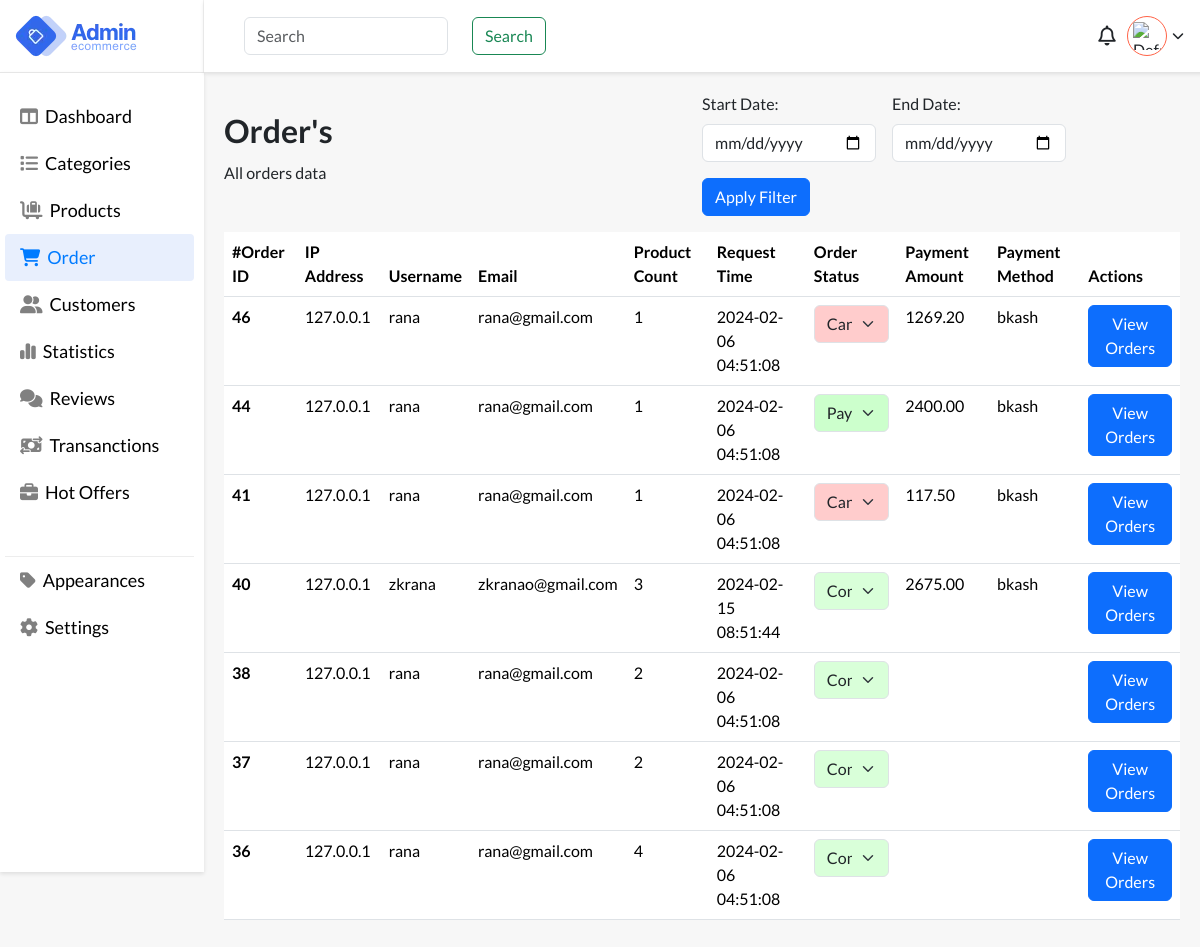
The page /files/Orders.php (signed in) on the database its author committed.
### tables this page shows
CREATE TABLE `payments` (
  `payment_id` int(11) NOT NULL,
  `order_id` int(11) NOT NULL,
  `payment_amount` decimal(10,2) NOT NULL,
  `payment_date` timestamp NOT NULL DEFAULT current_timestamp(),
  `payment_method` varchar(255) NOT NULL,
  `transanction_code` varchar(255) NOT NULL,
  `status` varchar(50) NOT NULL,
  `user_id` int(11) NOT NULL
);

CREATE TABLE `orders` (
  `id` int(11) NOT NULL,
  `user_id` int(11) DEFAULT NULL,
  `product_id` int(11) DEFAULT NULL,
  `quantity` int(11) DEFAULT NULL,
  `total_price` decimal(10,2) DEFAULT NULL,
  `order_date` timestamp NOT NULL DEFAULT current_timestamp(),
  `order_status_id` int(11) DEFAULT NULL
);

CREATE TABLE `customers` (
  `id` int(11) NOT NULL,
  `ip_address` varchar(45) NOT NULL,
  `username` varchar(255) NOT NULL,
  `password` varchar(255) NOT NULL,
  `email` varchar(255) NOT NULL,
  `photo` varchar(255) NOT NULL,
  `request_time` timestamp NOT NULL DEFAULT current_timestamp(),
  `first_name` varchar(255) DEFAULT NULL,
  `last_name` varchar(255) DEFAULT NULL,
  `billing_address` varchar(255) DEFAULT NULL,
  `city` varchar(255) DEFAULT NULL,
  `state` varchar(255) DEFAULT NULL,
  `postal_code` varchar(20) DEFAULT NULL,
  `country` varchar(255) DEFAULT NULL,
  `phone_number` varchar(20) DEFAULT NULL
);

### files/Orders.php (the view, shortened to what this page needs)
<?php
require_once "../auth/db-connection/config.php";
$userId = $_SESSION["id"];
$sql = "SELECT profile_photo FROM admin_users WHERE id = :userId";
if ($stmt = $connection->prepare($sql)) {
    $stmt->bindParam(":userId", $userId, PDO::PARAM_INT);
    if ($stmt->execute()) {
        $stmt->bindColumn("profile_photo", $profilePhoto);
    } else {
        echo "Oops! Something went wrong. Please try again later.";
    }
    unset($stmt);
}
?>
<!DOCTYPE html>
<html lang="en">
<head>
    <link href="https://cdn.jsdelivr.net/npm/bootstrap@5.3.2/dist/css/bootstrap.min.css" rel="stylesheet">
    <link rel="stylesheet" href="https://cdnjs.cloudflare.com/ajax/libs/font-awesome/6.5.1/css/all.min.css" />
    <link rel="stylesheet" href="../styling/style.css">
</head>
<body style="background:#f7f7f7;">
    <main>
        <div class="app-wrapper">
            <div class="app-sidebar">
                <div class="side-header flex pr-3">
                    <div class="logo flex">
                        <img src="images/logo.webp" alt="logo">
                    </div>
                </div>
                <div class="sidebard-nav">
                    <ul>
                        <li class="">
                            <a href="dashboard.php">
                                <i class="fa-solid fa-table-columns"></i>
                                <span class="block">Dashboard</span>
                            </a>
                        </li>
                        <li class="">
                            <a href="categories.php">
                                <i class="fa-solid fa-list"></i>
                                <span class="block">Categories</span>
                            </a>
                        </li>
                        <li>
                            <a href="products.php">
                               <i class="fa-solid fa-cart-flatbed-suitcase"></i>
                                <span class="block">Products</span>
                            </a>
                        </li>
                        <li class="active">
                            <a href="orders.php">
                                  <i class="fa-solid fa-cart-shopping"></i>
                                <span class="block">Order</span>
                            </a>
                        </li>
                        <li class="">
                            <a href="customers.php">
                                <i class="fa-solid fa-user-group"></i>
                                <span class="block">Customers</span>
                            </a>
                        </li>
                        <li>
                            <a href="">
                                <i class="fa-solid fa-chart-simple"></i>
                                <span class="block">Statistics</span>
                            </a>
                        </li>
                        <li>
                            <a href="">
                                <i class="fa-solid fa-comments"></i>
                                <span class="block">Reviews</span>
                            </a>
                        </li>
                        <li>
                            <a href="">
                                <i class="fa-solid fa-money-bill-transfer"></i>
                                <span class="block">Transanctions</span>
                            </a>
                        </li>
                        <li>
                            <a href="">
                                <i class="fa-solid fa-briefcase"></i>
                                <span class="block">Hot Offers</span>
                            </a>
                        </li>
                         <li class="devided-nav ">
                            <a href="appearance.php">
                                <i class="fa-solid fa-tag"></i>
                                <span class="block">Appearances</span>
                            </a>
                        </li>
                         <li>
                            <a href="settings.php">
                                <i class="fa-solid fa-gear"></i>
                                <span class="block">Settings</span>
                            </a>
                        </li>
                    </ul>
                </div>
            </div>
            <div class="header-body">
                <div class="user flex-end">
                    <div class="search">
                        <form class="d-flex gap-3" role="search">
                            <input class="form-control me-2" type="search" placeholder="Search" aria-label="Search">
                            <button class="btn btn-outline-success" type="submit">Search</button>
                        </form>
                    </div>
                    <div class="account">
                        <div class="notifications">
                            <i class="fa-regular fa-bell"></i>
                        </div>
                        <div class="wrap-u" onclick="toggleUserOptions()">
                            <div class="user-pro flex">
                                <?php if (isset($_SESSION["profile_photo"])) : ?>
                                    <img src="<?php echo $_SESSION["profile_photo"]; ?>" alt="Profile Photo">
                                <?php else : ?>
                                    <img src="default_profile_photo.jpg" alt="Default Profile Photo">
                                <?php endif; ?>
                            </div>
                            <i class="fa-solid fa-chevron-down"></i>
                        </div>
                    </div>
                </div>
                <?php
                function xorDecrypt($input, $key) {
                    $decodedInput = base64_decode($input);
                    $decrypted = '';
                    $keyLength = strlen($key);
                    for ($i = 0; $i < strlen($decodedInput); $i++) {
                        $decrypted .= $decodedInput[$i] ^ $key[$i % $keyLength];
                    }
                    return $decrypted;
                }
                if (isset($_GET['start_date']) && isset($_GET['end_date'])) {
                    $start_date = $_GET['start_date'];
                    $end_date = $_GET['end_date'];
                    $start_date = filter_var($start_date, FILTER_SANITIZE_STRING);
                    $end_date = filter_var($end_date, FILTER_SANITIZE_STRING);
                    $sql = "SELECT
                                orders.id AS order_id,
                                customers.id AS customer_id,
                                customers.ip_address,
                                customers.username,
                                customers.email,
                                customers.photo,
                                customers.request_time,
                                orders.quantity AS quantity,
                                orders.order_status_id AS order_status,
                                payments.payment_amount,
                                payments.payment_method
                            FROM customers
                            LEFT JOIN orders ON customers.id = orders.user_id
                            LEFT JOIN payments ON orders.id = payments.order_id
                            WHERE orders.order_date BETWEEN :start_date AND DATE_ADD(:end_date, INTERVAL 1 DAY)
                            ORDER BY orders.id DESC";
                    $stmt = $connection->prepare($sql);
                    $stmt->bindParam(':start_date', $start_date, PDO::PARAM_STR);
                    $stmt->bindParam(':end_date', $end_date, PDO::PARAM_STR);
                    $stmt->execute();
                } else {
                    $sql = "SELECT
                                orders.id AS order_id,
                                customers.id AS customer_id,
                                customers.ip_address,
                                customers.username,
                                customers.email,
                                customers.photo,
                                customers.request_time,
                                orders.quantity AS quantity,
                                orders.order_status_id AS order_status,
                                payments.payment_amount,
                                payments.payment_method
                            FROM customers
                            LEFT JOIN orders ON customers.id = orders.user_id
                            LEFT JOIN payments ON orders.id = payments.order_id
                            ORDER BY orders.id DESC";
                    $stmt = $connection->query($sql);
                }
                ?>
                <div class="h-container">
                    <div class="main">
                        <div class="order-filter">
                            <div class="heading">
                                <h1 class="page-heading">Order's</h1>
                                <p>All orders data</p>
                            </div>
                            <div class="filter-wrapper">
                                <form method="get" action="" class="row g-3">
                                    <div class="col-md-5">
                                        <label for="start_date" class="form-label">Start Date:</label>
                                        <input type="date" id="start_date" name="start_date" class="form-control">
                                    </div>
                                    <div class="col-md-5">
                                        <label for="end_date" class="form-label">End Date:</label>
                                        <input type="date" id="end_date" name="end_date" class="form-control">
                                    </div>
                                    <div class="col-md-2">
                                        <button type="submit" class="btn btn-primary">Apply Filter</button>
                                    </div>
                                </form>
                            </div>
                        </div>
                    <div class="order">
                         <?php
                        if ($stmt->rowCount() > 0) {
                        echo '<table class="table mt-3">
                                <thead>
                                    <tr>
                                        <th scope="col">#Order ID</th>
                                        <th scope="col">IP Address</th>
                                        <th scope="col">Username</th>
                                        <th scope="col">Email</th>
                                        <th scope="col">Product Count</th>
                                        <th scope="col">Request Time</th>
                                        <th scope="col">Order Status</th>
                                        <th scope="col">Payment Amount</th>
                                        <th scope="col">Payment Method</th>
                                        <th scope="col">Actions</th>
                                    </tr>
                                </thead>
                                <tbody>';
                        while ($row = $stmt->fetch(PDO::FETCH_ASSOC)) {
                            $decryptedEmail = xorDecrypt($row["email"], 'shTYTS,os(**0te455432%3sgks$#SG');
                            $orderStatus = $row["order_status"];
                            switch ($orderStatus) {
                                case 2:
                                    $bgColor = 'background-color: #ccffcc;';
                                    break;
                                case 4:
                                    $bgColor = 'background-color: #d9ffd9;';
                                    $statusText = 'Complete';
                                    break;
                                case 5:
                                    $bgColor = 'background-color: #ffcccc;';
                                    $statusText = 'Cancel';
                                    break;
                            }
                            if ($orderStatus == 4) {
                                $statusText = 'Complete';
                            }
                            $disabledAttribute = ($orderStatus == 4 || $orderStatus == 5) ? 'disabled' : '';
                            echo '<tr style="' . $bgColor . '">
                                    <th scope="row">' . $row["order_id"] . '</th>
                                    <td>' . $row["ip_address"] . '</td>
                                    <td>' . $row["username"] . '</td>
                                    <td>' . $decryptedEmail . '</td>
                                    <td>' . (isset($row['quantity']) ? $row['quantity'] : 'N/A') . '</td>
                                    <td>' . $row["request_time"] . '</td>
                                    <td>
                                        <select class="form-select order-status-dropdown" aria-label="Order Status" data-order-id="' . $row["order_id"] . '" ' . $disabledAttribute . ' style="' . $bgColor . ';">
                                            <option value="1" ' . ($orderStatus == 1 ? 'selected' : '') . '>Pending</option>
                                            <option value="2" ' . ($orderStatus == 2 ? 'selected' : '') . '>Payment Received</option>
                                            <option value="3" ' . ($orderStatus == 3 ? 'selected' : '') . '>Processing</option>
                                            <option value="4" ' . ($orderStatus == 4 ? 'selected' : '') . '>' . $statusText . '</option>
                                            <option value="5" ' . ($orderStatus == 5 ? 'selected' : '') . '>Cancel</option>
                                        </select>
                                    </td>
                                    <td>' . $row["payment_amount"] . '</td>
                                    <td>' . $row["payment_method"] . '</td>
                                    <td>
                                        <a type="button" href="../files/customer/view_orders.php?order_id=' . $row["order_id"] . '" class="btn btn-primary view-orders-btn">View Orders</a>
                                    </td>
                                </tr>';
                        }
                            echo '</tbody></table>';
                        } else {
                            echo "No orders found.";
                        }
                        ?>
                    </div>
                   </div>
                </div>
            </div>
        </div>
    </main>
</body>
</html>

### rows shown on the page
payments: order "46", user.ip_address "127.0.0.1", user.username "rana", user.email "rana@gmail.com", order.quantity "1", user.request_time "2024-02-06 04:51:08", order.order_status_id "Cancel", payment_amount "1269.20", payment_method "bkash"
payments: order "44", user.ip_address "127.0.0.1", user.username "rana", user.email "rana@gmail.com", order.quantity "1", user.request_time "2024-02-06 04:51:08", order.order_status_id "Payment Received", payment_amount "2400.00", payment_method "bkash"
payments: order "41", user.ip_address "127.0.0.1", user.username "rana", user.email "rana@gmail.com", order.quantity "1", user.request_time "2024-02-06 04:51:08", order.order_status_id "Cancel", payment_amount "117.50", payment_method "bkash"
payments: order "40", user.ip_address "127.0.0.1", user.username "zkrana", user.email "zkranao@gmail.com", order.quantity "3", user.request_time "2024-02-15 08:51:44", order.order_status_id "Complete", payment_amount "2675.00", payment_method "bkash"
orders: id "38", user.ip_address "127.0.0.1", user.username "rana", user.email "rana@gmail.com", quantity "2", user.request_time "2024-02-06 04:51:08", order_status+id "Complete"
orders: id "37", user.ip_address "127.0.0.1", user.username "rana", user.email "rana@gmail.com", quantity "2", user.request_time "2024-02-06 04:51:08", order_status+id "Complete"
orders: id "36", user.ip_address "127.0.0.1", user.username "rana", user.email "rana@gmail.com", quantity "4", user.request_time "2024-02-06 04:51:08", order_status+id "Complete"
